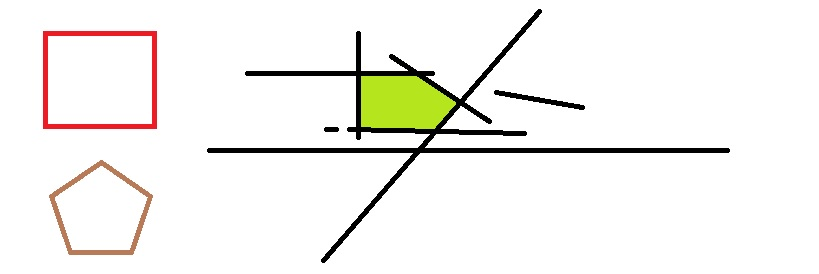
#> input picture Image Processing/Assets/Corners.jpg, 819 x 274 px, found by its file name
$ python Image_CornerDetection.py
#> lines starting #> are read from the running program, lines starting #| are printed output that depends on the picture; after the words box and inside, x2 and y2 are one past the last pixel; in counts of white or black regions, pixels touching at a corner belong together
import cv2
import numpy as np

image = cv2.imread("Assets/corners.jpg")
#> image is the input picture: shape (274, 819, 3); mean B, G, R 239.1, 242.9, 244
gray = cv2.cvtColor(image, cv2.COLOR_BGR2GRAY)
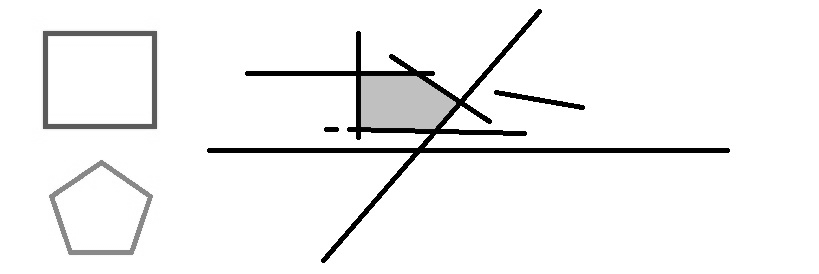
#> gray: shape (274, 819); min 0, max 255, mean 242.8
gray = np.float32(gray)

corners = cv2.goodFeaturesToTrack(gray, 200, 0.01, 10)
#> corners = 84 rows, first 8: [355, 70], [355, 126], [465, 102], [441, 128], [412, 153], [425, 147], [429, 134], [407, 70]
corners = np.int0(corners)

for corner in corners:
	x,y = corner.ravel()
	cv2.circle(image, (x,y), 3, (0,255,0),-1)
#> this loop made 84 passes
#> (x, y) on passes 1 to 12: (355, 70), (355, 126), (465, 102), (441, 128), (412, 153), (425, 147), (429, 134), (407, 70), (728, 151), (208, 151), (359, 32), (495, 91)
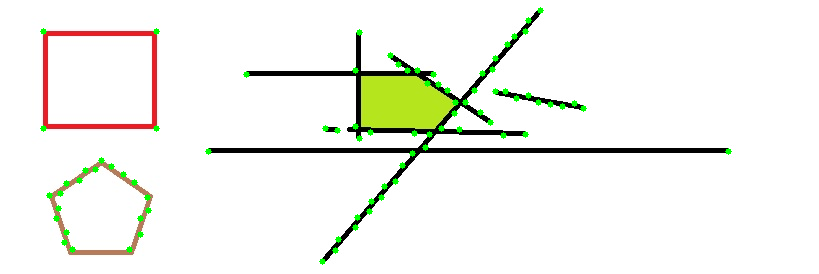
#> image: shape (274, 819, 3); 1.09% of pixels changed, all inside (x1, y1, x2, y2) = (40, 7, 732, 265)

cv2.imshow("image", image)
cv2.waitKey(0)
